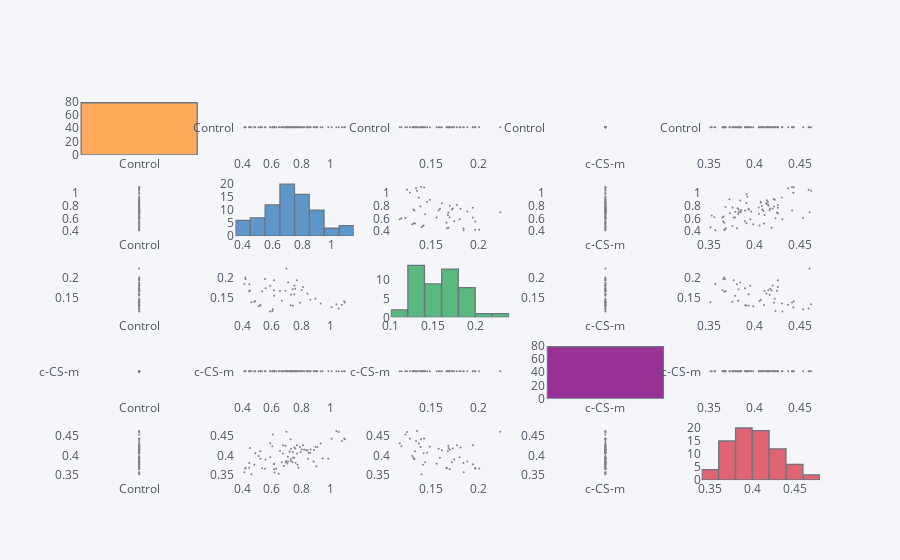

Notebook cell for this chart:
### Markdown cell above
### Scatter Plot and Histogram Matrix

### Code cell
##Caution it cannot be used for very large data sets as it will not be able to display the matrices. 
# Commented out because testing without cufflinks
dataSampleProtein.scatter_matrix()
